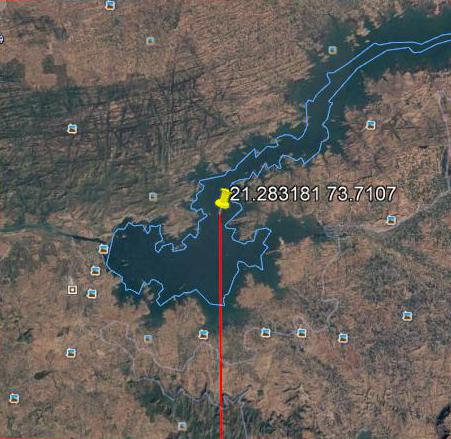
#> input picture Files/Images/Cropped Images/1984_crop.jpg, 451 x 439 px, found by its file name
$ python image_processing.py
#> lines starting #> are read from the running program, lines starting #| are printed output that depends on the picture
from PIL import Image

def cmp(a, b):
    return (a > b) - (a < b)

def flag_value_red(flag):
    flag = flag+1
    flag = flag%4
    return flag

def flag_value_blue(flag):
    flag = flag+1
    flag = flag%15
    return flag

k = 1984
b = '2016_crop.jpg'

while(k<2016):
    a = str(k)
    a = a + '_crop.jpg'
    im1 = Image.open(a, 'r')
#> im1 is the input picture: PIL image 451x439 RGB; mean R, G, B 98.8, 94.3, 90.2
    im2 = Image.open(b,'r')
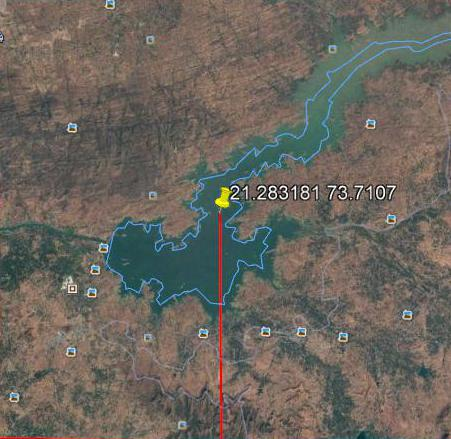
#> input picture Files/Images/Cropped Images/2016_crop.jpg, 451 x 439 px, found by its file name
#> im2 is the input picture: PIL image 451x439 RGB; mean R, G, B 106.3, 101.6, 93.9
    img2 = Image.new( im2.mode, im2.size)
#> img2: PIL image 451x439 RGB; every value is 0
    pixelsNew2 = img2.load()
    flag = 0
    for i in range(img2.size[0]):
        for j in range(img2.size[1]):
            if (cmp(im1.getpixel((i,j)),im2.getpixel((i,j)))>=1 and i<img2.size[0]/2 and j<img2.size[1]/2):#
                if(flag==0):
                    pixelsNew2[i,j] = (255,0,0)
                    flag = flag_value_red(flag)
                else:
                    pixelsNew2[i,j] = im2.getpixel((i,j))
                    flag = flag_value_red(flag)
            elif(cmp(im1.getpixel((i,j)),im2.getpixel((i,j)))>=1 and i<img2.size[0]/2 and j>img2.size[1]/2):
                if(flag==0):
                    pixelsNew2[i,j] = (0,0,255)
                    flag = flag_value_blue(flag)
                else:
                    pixelsNew2[i,j] = im2.getpixel((i,j))
                    flag = flag_value_blue(flag)
            elif (cmp(im1.getpixel((i,j)),im2.getpixel((i,j)))>=1 and i>img2.size[0]/2 and j>=img2.size[1]/2):
                if(flag==0):
                    pixelsNew2[i,j] = (255,0,0)
                    flag = flag_value_red(flag)
                else:
                    pixelsNew2[i,j] = im2.getpixel((i,j))
                    flag = flag_value_red(flag)
            elif(cmp(im1.getpixel((i,j)),im2.getpixel((i,j)))>=1 and i>img2.size[0]/2 and j<img2.size[1]/2):
                if(flag==0):
                    pixelsNew2[i,j] = (0,0,255)
                    flag = flag_value_blue(flag)
                else:
                    pixelsNew2[i,j] = im2.getpixel((i,j))
                    flag = flag_value_blue(flag)
            else:
                pixelsNew2[i,j] = im2.getpixel((i,j))
    c = str(k)
    c = c + '_2016.jpg'
    img2.save(c)
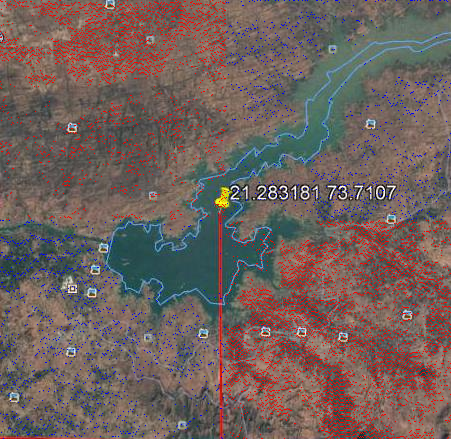
#> saved as 1984_2016.jpg: PIL image 451x439 RGB; mean R, G, B 111.9, 96, 91.9
#> (the run stopped early here; a loop or call above may not have finished)
